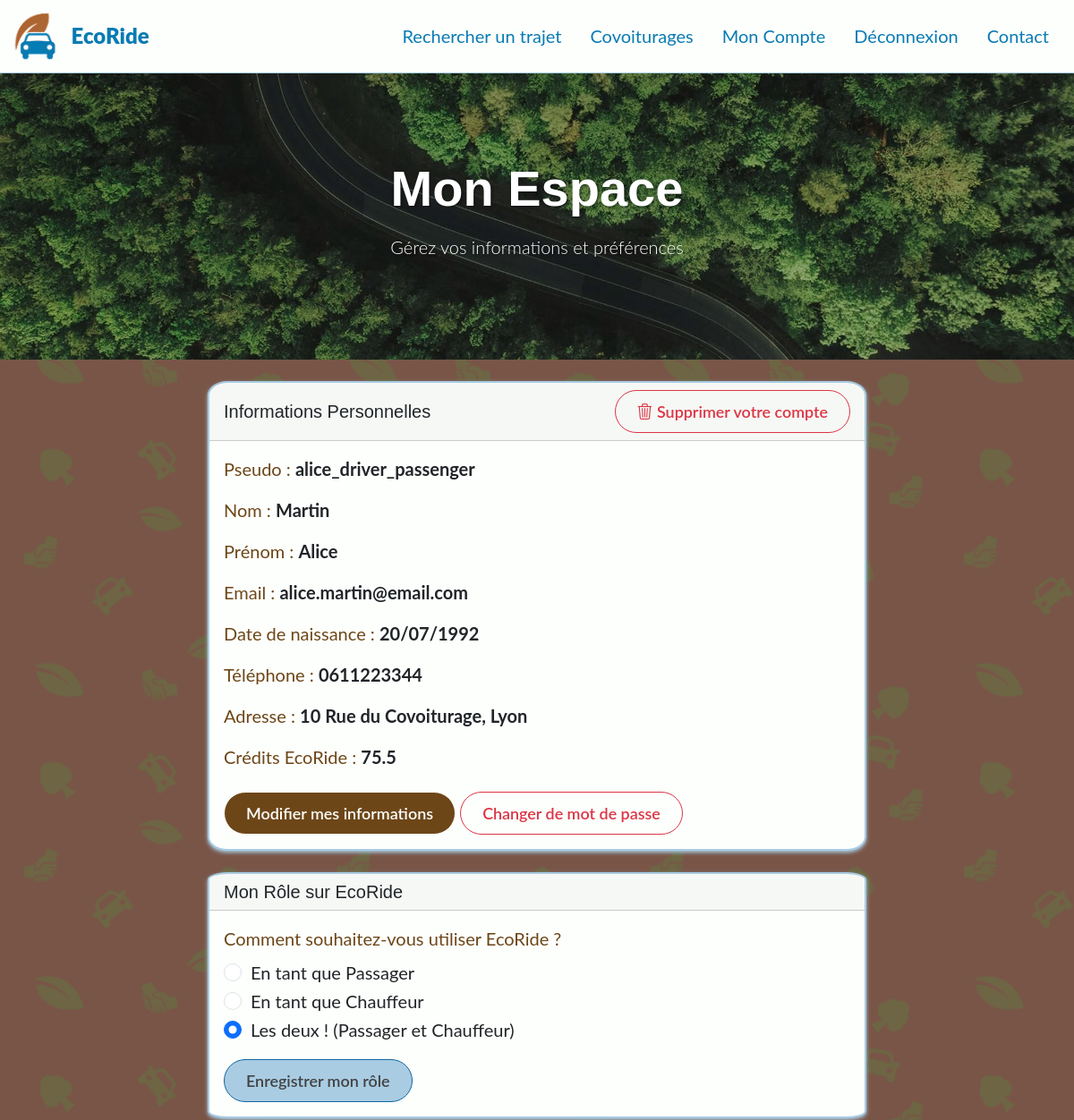
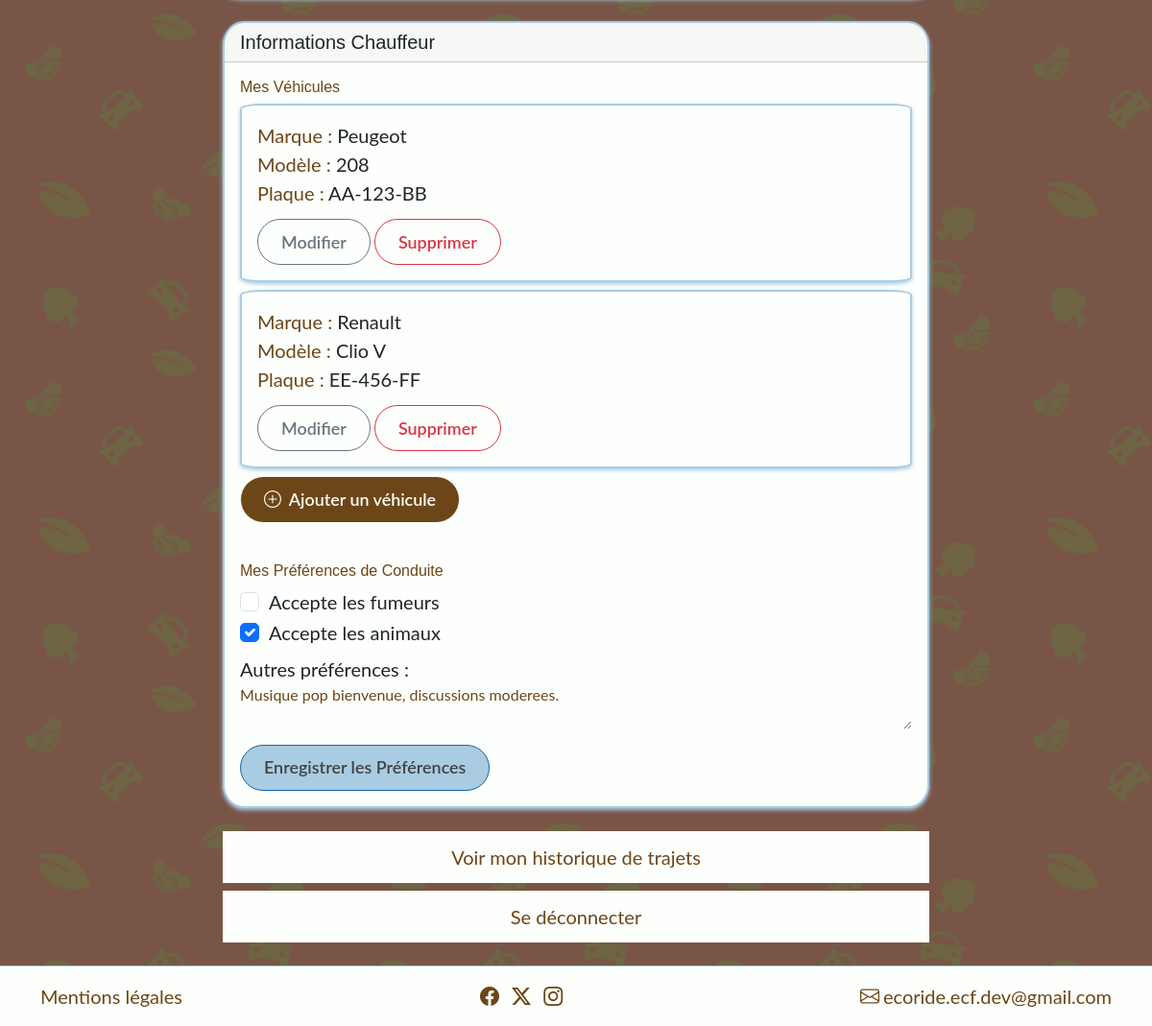
The app's page /account (signed in) with its own data (2 pictures, top to bottom).
### tables this page shows
CREATE TABLE IF NOT EXISTS `users` (
  `id` INT AUTO_INCREMENT PRIMARY KEY,
  `first_name` VARCHAR(100) NOT NULL,
  `last_name` VARCHAR(100) NOT NULL,
  `username` VARCHAR(50) NOT NULL UNIQUE,
  `email` VARCHAR(255) NOT NULL UNIQUE,
  `password_hash` VARCHAR(255) NOT NULL,
  `phone_number` VARCHAR(20) NOT NULL,
  `birth_date` DATE NOT NULL,
  `profile_picture_path` VARCHAR(255) NULL,
  `address` TEXT NULL,
  `credits` DECIMAL(10, 2) NOT NULL DEFAULT 0.00,
  `account_status` ENUM('active', 'suspended') NOT NULL DEFAULT 'active',
  `driver_pref_smoker` BOOLEAN NOT NULL DEFAULT FALSE,
  `driver_pref_animals` BOOLEAN NOT NULL DEFAULT FALSE,
  `driver_pref_custom` TEXT NULL,
  `functional_role` ENUM('passenger', 'driver', 'passenger_driver') NOT NULL DEFAULT 'passenger',
  `driver_rating` DECIMAL(2,1) NOT NULL DEFAULT 0.0 CHECK (driver_rating >= 0.0 AND driver_rating <= 5.0),  
  `reset_token` VARCHAR(255) NULL DEFAULT NULL,              
  `reset_token_expires_at` DATETIME NULL DEFAULT NULL,       
  `created_at` TIMESTAMP DEFAULT CURRENT_TIMESTAMP,
  `updated_at` TIMESTAMP DEFAULT CURRENT_TIMESTAMP ON UPDATE CURRENT_TIMESTAMP
);

### app/Core/Controller.php (called while the page is built, shortened)
<?php
class Controller
{
    protected function render($viewName, $data = [])
    {
        extract($data);
        require __DIR__ . '/../Views/' . $viewName . '.php';
        require __DIR__ . '/../Views/layout.php';
    }
}

### app/Controllers/UserController.php (called while the page is built, shortened)
<?php
class UserController extends Controller
{
    private VehicleService $vehicleService;
    public function __construct()
    {
        $this->vehicleService = new VehicleService();
    }
    public function account()
    {
        $user = AuthHelper::getAuthenticatedUser();
        $vehicles = $this->vehicleService->findByUserId($user->getId());
        $formattedVehicles = VehicleHelper::formatCollectionForApi($vehicles);
        $this->render('account/index', [
            'pageTitle' => 'Mon Compte',
            'user' => $user,
            'vehicles' => $formattedVehicles
        ]);
    }
}

### app/Core/Router.php (called while the page is built, shortened)
<?php
class Router
{
    protected $routes = [];
    public function __construct()
    {
        $this->routes = require __DIR__ . '/../routes.php';
    }
    public function run()
    {
        $uri = parse_url($_SERVER['REQUEST_URI'], PHP_URL_PATH);
        $uri = rtrim($uri, '/');
        $method = $_SERVER['REQUEST_METHOD'];
        $foundRoute = null;
        $params = [];
        foreach ($this->routes as $route) {
            $pattern = preg_replace('#/{([a-zA-Z0-9_]+)}#', '/([a-zA-Z0-9_]+)', $route['path']);
            $pattern = '#^' . $pattern . '$#';
            if (preg_match($pattern, $uri, $matches)) {
                if (!isset($route['http_method']) || strtoupper($route['http_method']) === $method) {
                    $foundRoute = $route;
                    array_shift($matches);
                    $params = $matches;
                    break;
                } else {
                }
            }
        }
        $methodName = $foundRoute['method'];
        $controller = new $controllerName();
        call_user_func_array([$controller, $methodName], $params);
    }
}

### public/index.php (called while the page is built, shortened)
<?php
$router = new Router();
$router->run();

### app/Core/Database.php (called while the page is built, shortened)
<?php
class Database
{
    private static ?self $instance = null;
    private PDO $pdo;
    private function __construct()
    {
        $host = getenv('DB_HOST');
        $db   = getenv('DB_NAME');
        $user = getenv('DB_USER');
        $pass = getenv('DB_PASS');
        $charset = 'utf8mb4';
        $dsn = "mysql:host=$host;dbname=$db;charset=$charset";
        $options = [
            PDO::ATTR_ERRMODE            => PDO::ERRMODE_EXCEPTION,
            PDO::ATTR_DEFAULT_FETCH_MODE => PDO::FETCH_ASSOC,
            PDO::ATTR_EMULATE_PREPARES   => false,
        ];
        try {
            $this->pdo = new PDO($dsn, $user, $pass, $options);
        } catch (PDOException $e) {
            Logger::error("Database connection error: " . $e->getMessage());
            die("Erreur de connexion à la base de données.");
        }
    }
    public static function getInstance(): self
    {
        if (self::$instance === null) {
            self::$instance = new self();
        }
        return self::$instance;
    }
    public function fetchOne(string $query, array $params = [], mixed $fetchMode = 'stdClass'): mixed
    {
        try {
            $stmt = $this->pdo->prepare($query);
            $stmt->execute($params);
            if (is_int($fetchMode)) {
                $stmt->setFetchMode($fetchMode);
            } elseif (is_string($fetchMode)) {
                $stmt->setFetchMode(PDO::FETCH_CLASS, $fetchMode);
            } else {
                $stmt->setFetchMode(PDO::FETCH_ASSOC);
            }
            $result = $stmt->fetch();
            return $result ?: null;
        } catch (PDOException $e) {
            Logger::error("Database fetchOne error: " . $e->getMessage());
            return null;
        }
    }
}

### app/Helpers/AuthHelper.php (called while the page is built, shortened)
<?php
class AuthHelper
{
    public static function getAuthenticatedUser(): \App\Models\User
    {
        $userId = $_SESSION['user_id'];
        $userService = new UserService();
        $user = $userService->findById($userId);
        return $user;
    }
}

### app/Services/UserService.php (called while the page is built, shortened)
<?php
class UserService
{
    private Database $db;
    public function __construct()
    {
        $this->db = Database::getInstance();
    }
    public function findById(int $id): ?User
    {
        return $this->db->fetchOne(
            "SELECT * FROM users WHERE id = :id",
            ['id' => $id],
            User::class
        );
    }
}

### app/Models/User.php (called while the page is built, shortened)
<?php
class User
{
    private ?string $username = null;
    private ?string $email = null;
    private ?string $first_name = null;
    private ?string $last_name = null;
    private ?string $address = null;
    private ?string $birth_date = null;
    private ?string $phone_number = null;
    private ?string $functional_role = null;
    private ?float $credits = null;
    private ?bool $driver_pref_animals = null;
    private ?bool $driver_pref_smoker = null;
    private ?string $driver_pref_custom = null;
    public function getUsername(): ?string { return $this->username; }
    public function getEmail(): ?string { return $this->email; }
    public function getFirstName(): ?string { return $this->first_name; }
    public function getLastName(): ?string { return $this->last_name; }
    public function getAddress(): ?string { return $this->address; }
    public function getBirthDate(): ?string { return $this->birth_date; }
    public function getPhoneNumber(): ?string { return $this->phone_number; }
    public function getFunctionalRole(): ?string { return $this->functional_role; }
    public function getCredits(): ?float { return $this->credits; }
    public function getDriverPrefAnimals(): ?bool { return $this->driver_pref_animals; }
    public function getDriverPrefSmoker(): ?bool { return $this->driver_pref_smoker; }
    public function getDriverPrefCustom(): ?string { return $this->driver_pref_custom; }
}

### app/Views/account/index.php (the view, shortened to what this page needs)
<?php
$username = htmlspecialchars($user->getUsername() ?? '[N/A]');
$lastName = htmlspecialchars($user->getLastName() ?? '[N/A]');
$firstName = htmlspecialchars($user->getFirstName() ?? '[N/A]');
$email = htmlspecialchars($user->getEmail() ?? '[N/A]');
$birthDate = $user->getBirthDate() ? htmlspecialchars(date('d/m/Y', strtotime($user->getBirthDate()))) : 'Non renseignée';
$phone = htmlspecialchars($user->getPhoneNumber() ?? 'Non renseigné');
$credits = htmlspecialchars($user->getCredits() ?? '0');
$functionalRole = $user->getFunctionalRole();
?>
<section class="banner-container position-relative text-white text-center">
    <div class="container">
        <h1 class="banner-title display-4 mb-3">Mon Espace</h1>
        <p class="banner-subtitle lead">Gérez vos informations et préférences</p>
    </div>
</section>
<section class="form-section account-section py-4">
    <div class="container">
        <div class="row justify-content-center">
            <div class="col-12 col-md-10 col-lg-8">
                <div class="card mb-4">
                    <div class="card-header d-flex justify-content-between align-items-center">
                        <h2 class="h5 mb-0">Informations Personnelles</h2>
                        <button type="button" id="delete-account-btn" class="btn btn-outline-danger btn-sm" data-bs-toggle="modal" data-bs-target="#confirmDeleteAccountModal">
                            <i class="bi bi-trash3"></i> Supprimer votre compte
                        </button>
                    </div>
                    <div class="card-body">
                        <div class="mb-3">
                            <span class="form-label">Pseudo :</span>
                            <span id="account-username-display" class="fw-bold"><?= $username ?></span>
                        </div>
                        <div class="mb-3">
                            <span class="form-label">Nom :</span>
                            <span id="account-last-name-display" class="fw-bold"><?= $lastName ?></span>
                        </div>
                        <div class="mb-3">
                            <span class="form-label">Prénom :</span>
                            <span id="account-first-name-display" class="fw-bold"><?= $firstName ?></span>
                        </div>
                        <div class="mb-3">
                            <span class="form-label">Email :</span>
                            <span id="account-email-display" class="fw-bold"><?= $email ?></span>
                        </div>
                        <div class="mb-3">
                            <span class="form-label">Date de naissance :</span>
                            <span id="account-birthdate-display" class="fw-bold"><?= $birthDate ?></span>
                        </div>
                        <div class="mb-3">
                            <span class="form-label">Téléphone :</span>
                            <span id="account-phone-display" class="fw-bold"><?= $phone ?></span>
                        </div>
                        <div class="mb-3">
                            <span class="form-label">Adresse :</span>
                            <span id="account-address-display" class="fw-bold"><?= htmlspecialchars($user->getAddress() ?? 'Non renseignée') ?></span>
                        </div>
                        <p><span class="form-label">Crédits EcoRide :</span> <span id="account-credits" class="fw-bold"><?= $credits ?></span></p>
                        <div id="personal-info-actions">
                            <a href="/account/update-info" class="btn secondary-btn btn-sm mt-2">Modifier mes informations</a>
                            <a href="/account/update-password" class="btn btn-outline-danger btn-sm mt-2">Changer de mot de passe</a>
                        </div>
                    </div>
                </div>
                <div class="card mb-4">
                    <div class="card-header">
                        <h2 class="h5 mb-0">Mon Rôle sur EcoRide</h2>
                    </div>
                    <div class="card-body">
                        <form id="role-form">
                            <p class="form-label">Comment souhaitez-vous utiliser EcoRide ?</p>
                            <div class="form-check">
                                <input class="form-check-input" type="radio" name="user_role_form" id="passenger-role" value="passenger" <?= ($functionalRole === 'passenger') ? 'checked' : '' ?>>
                                <label class="form-check-label" for="passenger-role"> En tant que Passager</label>
                            </div>
                            <div class="form-check">
                                <input class="form-check-input" type="radio" name="user_role_form" id="driver-role" value="driver" <?= ($functionalRole === 'driver') ? 'checked' : '' ?>>
                                <label class="form-check-label" for="driver-role"> En tant que Chauffeur</label>
                            </div>
                            <div class="form-check">
                                <input class="form-check-input" type="radio" name="user_role_form" id="passenger_driver-role" value="passenger_driver" <?= ($functionalRole === 'passenger_driver') ? 'checked' : '' ?>>
                                <label class="form-check-label" for="passenger_driver-role"> Les deux ! (Passager et Chauffeur)</label>
                            </div>
                            <button type="submit" class="btn primary-btn mt-3">Enregistrer mon rôle</button>
                        </form>
                    </div>
                </div>
                <div id="driver-info-section" class="card mb-4 <?= ($functionalRole === 'driver' || $functionalRole === 'passenger_driver') ? '' : 'd-none' ?>">
                    <div class="card-header">
                        <h2 class="h5 mb-0">Informations Chauffeur</h2>
                    </div>
                    <div class="card-body">
                        <h3 class="h6 form-label">Mes Véhicules</h3>
                        <div id="vehicles-list">
                        </div>
                        <button type="button" id="add-vehicle-btn" class="btn secondary-btn btn-sm mb-3">
                            <i class="bi bi-plus-circle me-1"></i> Ajouter un véhicule
                        </button>
                        <form id="driver-preferences-form">
                            <h3 class="h6 form-label mt-4">Mes Préférences de Conduite</h3>
                            <div class="form-check">
                                <input class="form-check-input" type="checkbox" id="pref-smoker" name="pref_smoker" <?= $user->getDriverPrefSmoker() ? 'checked' : '' ?>>
                                <label class="form-check-label" for="pref-smoker">Accepte les fumeurs</label>
                            </div>
                            <div class="form-check">
                                <input class="form-check-input" type="checkbox" id="pref-animals" name="pref_animals" <?= $user->getDriverPrefAnimals() ? 'checked' : '' ?>>
                                <label class="form-check-label" for="pref-animals">Accepte les animaux</label>
                            </div>
                            <div class="mt-2">
                                <label for="pref-custom" class="form-label-sm">Autres préférences :</label>
                                <textarea class="form-control form-control-custom" id="pref-custom" name="pref_custom" rows="2"><?= htmlspecialchars($user->getDriverPrefCustom() ?? '') ?></textarea>
                            </div>
                            <button type="submit" class="btn primary-btn mt-3">Enregistrer les Préférences</button>
                        </form>
                    </div>
                </div>
                <div class="auth-link-bar mt-4">
                    <p class="mb-0 text-center"><a href="/your-rides" class="link">Voir mon historique de trajets</a></p>
                </div>
                <div class="auth-link-bar mt-2">
                    <p class="mb-0 text-center"><a href="/logout" class="link" id="logout-account-btn">Se déconnecter</a></p>
                </div>
            </div>
        </div>
    </div>
</section>

### records on screen
users: username "alice_driver_passenger", last_name "Martin", first_name "Alice", email "alice.martin@email.com", birth_date "20/07/1992", phone_number "0611223344", address "10 Rue du Covoiturage, Lyon", credits "75.5", functional_role "☐ En tant que Passager", functional_role "☐ En tant que Chauffeur", functional_role "☑ Les deux ! (Passager et Chauff", driver_pref_animals "☑", pref_custom "Musique pop bienvenue, discussions moderees."
